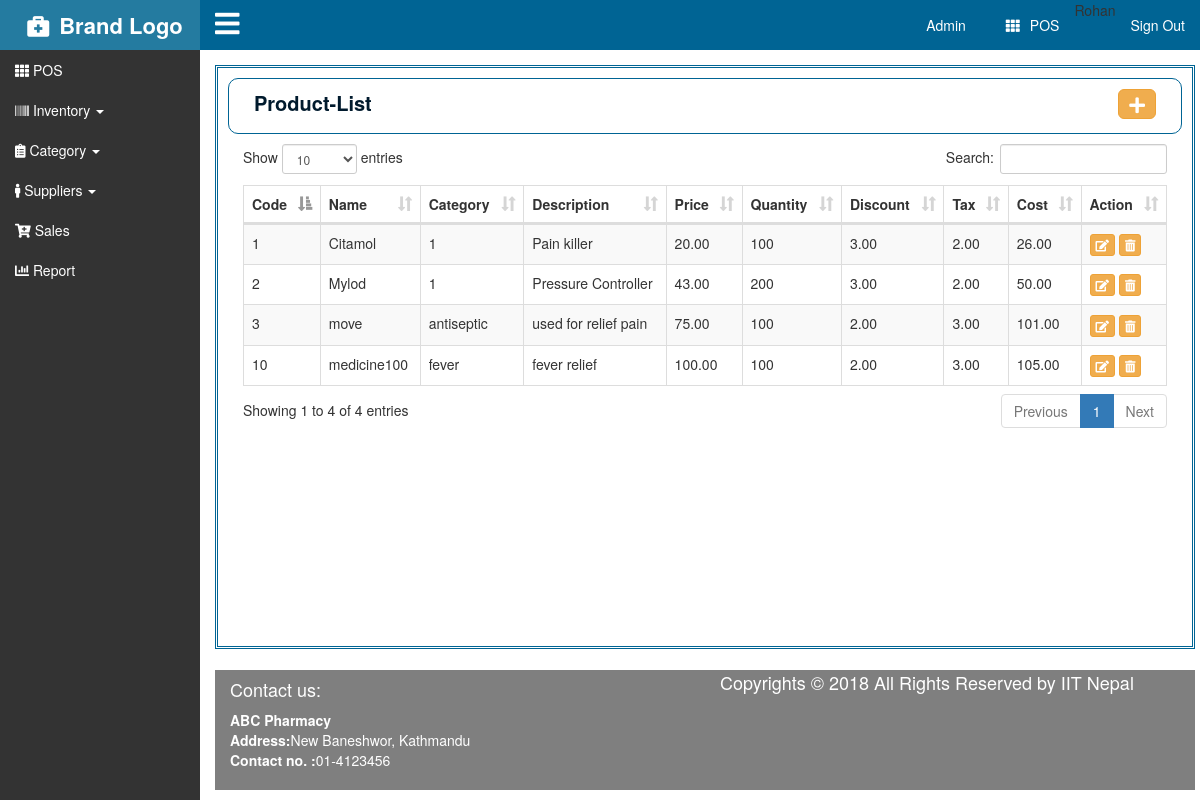
The page /products/products-list/ (signed in) on the database its author committed.
### medi/models.py (models this page shows, shortened)
class MyUser(PermissionsMixin, AbstractBaseUser):
    email = models.EmailField(
        verbose_name='email address',
        max_length=255,
        unique=True,
    )
    contact_number = models.IntegerField()
    name = models.CharField(max_length=255)
    is_active = models.BooleanField(default=True)
    is_admin = models.BooleanField(default=False)
    is_staff = models.BooleanField(default=True)
    objects = MyUserManager()
    USERNAME_FIELD = 'email'
    REQUIRED_FIELDS = ['contact_number', 'name']

### products/models.py (models this page shows, shortened)
class Products(models.Model):
    prod_name= models.CharField(max_length=100,unique=True, verbose_name='product name',blank=True)
    prod_code= models.IntegerField(unique=True,verbose_name='product code',blank=True)
    prod_price= models.DecimalField(max_digits=17, decimal_places=2,verbose_name='product price',blank=True)
    prod_category= models.CharField(max_length=100,verbose_name='product category',blank=True)
    prod_description= models.TextField(max_length=500,verbose_name='product description',blank=True)
    prod_quantity= models.IntegerField(verbose_name='product quantity',blank=True)
    prod_discount= models.DecimalField(max_digits=17, decimal_places=2,verbose_name='product discount',blank=True)
    prod_tax=models.DecimalField(max_digits=17, decimal_places=2,verbose_name='product tax',blank=True)
    prod_cost=models.DecimalField(max_digits=17, decimal_places=2,verbose_name='product cost',blank=True)

### products/views.py (the view)
# urls.py: url(r'^products/', include('products.urls')),
@login_required (login_url = '/login/')
def products(request):
    context={
    'products':Products.objects.all()
    }
    return render(request,'products.html',context)

### templates/products.html (shortened to what this page needs)
{% extends 'master/index.html' %}
{% load staticfiles %}
{% block heading %}
<div class="lefttitle col-md-6">
<p> Product-List </p>
</div>
<div class="addbutton col-md-6">
<a href="{% url 'addproduct' %}" class="btn btn-warning  btn-lg"><i class="fas fa-plus"></i></a>
</div>
{% endblock %}
{% block content %}
<table class="table table-striped table-bordered table-hover" id="myData">
  <thead>
    <tr>
      <th>Code</th>
      <th>Name</th>
      <th>Category</th>
      <th>Description</th>
      <th>Price</th>
      <th>Quantity</th>
      <th>Discount</th>
      <th>Tax</th>
      <th>Cost</th>
      <th>Action</th>
    </tr>
  </thead>
  <tbody>
    {% for p in products %}
    <tr>
      <td>{{p.prod_code}}</td>
      <td>{{p.prod_name}}</td>
      <td>{{p.prod_category}}</td>
      <td>{% autoescape off %}{{p.prod_description}}{% endautoescape %}</td>
      <td>{{p.prod_price}}</td>
      <td>{{p.prod_quantity}}</td>
      <td>{{p.prod_discount}}</td>
      <td>{{p.prod_tax}}</td>
      <td>{{p.prod_cost}}</td>
      <td>
        <a href="{% url 'products_update' p.id %}" class="btn btn-warning btn-xs"><i class="fas fa-edit"></i></a>
        <a href="{% url 'products_delete' p.id %}" class="btn btn-warning btn-xs"><i class="fas fa-trash-alt"></i></a>
      </td>
    </tr>
    {% endfor %}
  </tbody>
</table>
{% endblock %}

### templates/master/index.html (shortened to what this page needs)
{% load staticfiles %}
<!DOCTYPE html>
<html lang="en">
    <head>
        <link rel="stylesheet" href="{% static 'css/font-awesome/css/font-awesome.min.css' %}">
        <link rel="stylesheet" href="https://use.fontawesome.com/releases/v5.0.10/css/all.css">
        <link rel="stylesheet" href="{% static 'css/bootstrap/bootstrap.min.css' %}">
        <link rel="stylesheet" href="{% static 'css/bootstrap/dataTables.bootstrap.min.css' %}">
        <link rel="stylesheet" href="{% static 'css/animate/animate.css' %}">
        <link rel="stylesheet" href="{% static 'css/magnific-popup/magnific-popup.css' %}">
        <link rel="stylesheet" href="{% static 'css/owl-carousel/owl.carousel.min.css' %}">
        <link rel="stylesheet" href="{% static 'css/owl-carousel/owl.theme.default.min.css' %}">
        <link rel="stylesheet" href="{% static 'css/style.css' %}">
        <link rel="stylesheet" href="{% static 'css/responsive.css' %}">
    </head>
    <body>
       <div class="wrapper">
           <div class="row row-offcanvas row-offcanvas-left">
             {% include 'partials/sidebar.html' %}
                <div class="column col-sm-10 col-xs-11" id="main">
                  {% include 'partials/topnavbar.html' %}
                    <div class="main-content">
                      <div class="display">
                          <div class="heading">
                              {% block heading %}
                              {% endblock %}
                          </div>
                          <div class="detail">
                            {% block content %}
                            {% endblock %}
                          </div>
                        </div>
                        {% include 'partials/footer.html' %}
                    </div>
                </div>
            </div>
        </div>
    </body>
</html>

### templates/partials/sidebar.html (shortened to what this page needs)
{% load staticfiles %}
<div class="column col-sm-2 col-xs-1 sidebar-offcanvas" id="sidebar">
    <a href="{% url 'pos' %}" style="text-decoration:none">
    <div class="brand"><i class="fa fa-briefcase-medical" style="margin: 10px;"></i><span class="collapse in hidden-xs">Brand Logo</span></div></a>
    <ul class="nav" id="menu">
        <li><a href="{% url 'pos' %}"><i class="fa fa-th"></i> <span class="collapse in hidden-xs">POS</span></a></li>
        <li>
            <a href="#" data-target="#item2" data-toggle="collapse"><i class="fa fa-barcode"></i> <span class="collapse in hidden-xs">Inventory <span class="caret"></span></span></a>
        </li>
        <li>
            <a href="#" data-target="#item1" data-toggle="collapse"><i class="fa fa-clipboard-list"></i> <span class="collapse in hidden-xs">Category <span class="caret"></span></span></a>
        </li>
        <li>
          <a href="#" data-target="#item" data-toggle="collapse"><i class="fa fa-male"></i> <span class="collapse in hidden-xs">Suppliers <span class="caret"></span></span></a>
        </li>
        <li><a href="#"><i class="fa fa-cart-plus"></i> <span class="collapse in hidden-xs">Sales</span></a></li>
        <li><a href="#"><i class="fa fa-chart-bar"></i> <span class="collapse in hidden-xs">Report</span></a></li>
    </ul>
</div>

### templates/partials/topnavbar.html
<div class="navbar navbar-default container-fluid" id="topnav">
    <div class="navbar-header">
       <p><a href="#" data-toggle="offcanvas"><i class="fa fa-navicon fa-2x" style="margin-top: 10px;"></i></a></p>
     </div>
     <ul class="nav navbar-nav navbar-right">
        <li><a href="{% url 'admin:index' %}">Admin</a></li>
        <li><a href="{% url 'pos' %}"><i class="fa fa-th" style="margin: 0px 10px 0px 10px;"></i>POS</a></li>
        <li>{{request.user.name}}</li>
        <li><a href="{% url 'logout' %}">Sign Out</a></li>
     </ul>
 </div>

### templates/partials/footer.html
{% load staticfiles %}
<footer>
   <div id="contact" class="container col-md-6">
        <h4>Contact us:</h4>
           <strong>ABC Pharmacy</strong><br>
           <strong>Address:</strong><span>New Baneshwor, Kathmandu</span><br>
           <strong>Contact no. :</strong><span>01-4123456</span>
    </div>
    <div id="footer-bottom" class="container col-md-6">
        <div id="footer-copyrights">
            <p>Copyrights &copy; 2018 All Rights Reserved by IIT Nepal</p>
        </div>
    </div>
</footer>

### static/css/style.css (style rules this page uses)
html, body { height: 100%; }
body { overflow:hidden; margin: 0px; padding: 0px; }
a { color: #fff; }
.wrapper, .row { height: 100%; margin-left:0; margin-right:0; }
.wrapper:before, .wrapper:after, .column:before, .column:after { content: ""; display: table; }
.wrapper:after, .column:after { clear: both; }
#sidebar { background: rgba(0, 0, 0, .8); padding-left: 0; padding-right: 0; float: left; min-height: 100%; font-size: 14px; font-weight: 500; color: white; }
.brand { background-color: #247ba0; color: white; line-height: 50px !important; display: block; text-align: center; font-size: 22px; font-weight: 700; }
#sidebar .collapse.in { display: inline; }
#sidebar > .nav>li>a { white-space: nowrap; color: #fff; }
#topnav { background-color: #006494; border-width: 0px; border-radius: 0px; font-size: 14px; font-weight: 500; }
#topnav .nav li a, #main i, #topnav ul li i { color: #fff; }
#main { transition: margin-left 0.5s; padding:0px; left: 0; min-height: 100%; }
.main-content { padding: 15px; min-height: 100%; width: 100%; }
.display { border: 3px double #006494; height: 73%; position: absolute; width: 98%; padding: 10px; overflow-y: scroll; }
.navbar { margin: 0; }
footer { position: absolute; bottom: 10px; color: #fff; font-size: 14px; width: 98%; background: rgba(0, 0, 0, .5); height: 15%; }
#footer-copyrights p { font-size: 18px; font-weight: 500; }
.display > .heading { height: 10%; margin-bottom: 10px; padding: 10px; color: #001a2d; font-size: 20px; font-weight: 600; border: 1px solid #006494; border-radius: 10px; }
.addbutton { float: right; margin: 0px; }
.addbutton a { float: right; padding: 2px 10px 2px 10px; }

### static/css/responsive.css (style rules this page uses)
@media screen and (min-width: 768px) { .row-offcanvas { position: relative; -webkit-transition: all 0.25s ease-out; -moz-transition: all 0.25s ease-out; transition: all 0.25s ease-out; } }
@media screen and (min-width: 768px) { #main { left:0; } }

### rows shown on the page
MyUser: user.name "Rohan"
Products: prod_code "1", prod_name "Citamol", prod_category "1", prod_description "Pain killer", prod_price "20.00", prod_quantity "100", prod_discount "3.00", prod_tax "2.00", prod_cost "26.00"
Products: prod_code "2", prod_name "Mylod", prod_category "1", prod_description "Pressure Controller", prod_price "43.00", prod_quantity "200", prod_discount "3.00", prod_tax "2.00", prod_cost "50.00"
Products: prod_code "3", prod_name "move", prod_category "antiseptic", prod_description "used for relief pain", prod_price "75.00", prod_quantity "100", prod_discount "2.00", prod_tax "3.00", prod_cost "101.00"
Products: prod_code "10", prod_name "medicine100", prod_category "fever", prod_description "fever relief", prod_price "100.00", prod_quantity "100", prod_discount "2.00", prod_tax "3.00", prod_cost "105.00"
